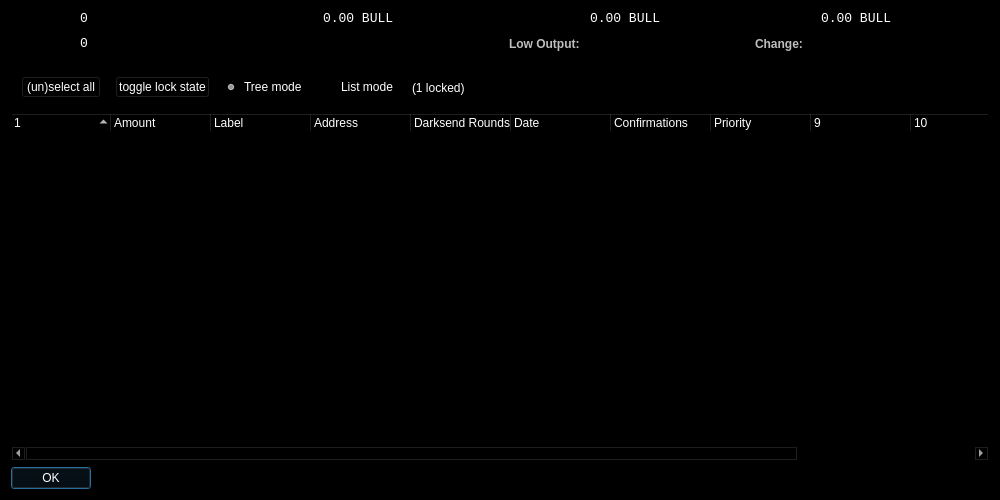
<?xml version="1.0" encoding="UTF-8"?>
<ui version="4.0">
 <class>CoinControlDialog</class>
 <widget class="QDialog" name="CoinControlDialog">
  <property name="geometry">
   <rect>
    <x>0</x>
    <y>0</y>
    <width>1000</width>
    <height>500</height>
   </rect>
  </property>
  <property name="palette">
   <palette>
    <active>
     <colorrole role="WindowText">
      <brush brushstyle="SolidPattern">
       <color alpha="255">
        <red>255</red>
        <green>255</green>
        <blue>255</blue>
       </color>
      </brush>
     </colorrole>
     <colorrole role="Button">
      <brush brushstyle="SolidPattern">
       <color alpha="255">
        <red>0</red>
        <green>0</green>
        <blue>0</blue>
       </color>
      </brush>
     </colorrole>
     <colorrole role="Light">
      <brush brushstyle="SolidPattern">
       <color alpha="255">
        <red>0</red>
        <green>0</green>
        <blue>0</blue>
       </color>
      </brush>
     </colorrole>
     <colorrole role="Midlight">
      <brush brushstyle="SolidPattern">
       <color alpha="255">
        <red>0</red>
        <green>0</green>
        <blue>0</blue>
       </color>
      </brush>
     </colorrole>
     <colorrole role="Dark">
      <brush brushstyle="SolidPattern">
       <color alpha="255">
        <red>0</red>
        <green>0</green>
        <blue>0</blue>
       </color>
      </brush>
     </colorrole>
     <colorrole role="Mid">
      <brush brushstyle="SolidPattern">
       <color alpha="255">
        <red>0</red>
        <green>0</green>
        <blue>0</blue>
       </color>
      </brush>
     </colorrole>
     <colorrole role="Text">
      <brush brushstyle="SolidPattern">
       <color alpha="255">
        <red>255</red>
        <green>255</green>
        <blue>255</blue>
       </color>
      </brush>
     </colorrole>
     <colorrole role="BrightText">
      <brush brushstyle="SolidPattern">
       <color alpha="255">
        <red>255</red>
        <green>255</green>
        <blue>255</blue>
       </color>
      </brush>
     </colorrole>
     <colorrole role="ButtonText">
      <brush brushstyle="SolidPattern">
       <color alpha="255">
        <red>255</red>
        <green>255</green>
        <blue>255</blue>
       </color>
      </brush>
     </colorrole>
     <colorrole role="Base">
      <brush brushstyle="SolidPattern">
       <color alpha="255">
        <red>0</red>
        <green>0</green>
        <blue>0</blue>
       </color>
      </brush>
     </colorrole>
     <colorrole role="Window">
      <brush brushstyle="SolidPattern">
       <color alpha="255">
        <red>0</red>
        <green>0</green>
        <blue>0</blue>
       </color>
      </brush>
     </colorrole>
     <colorrole role="Shadow">
      <brush brushstyle="SolidPattern">
       <color alpha="255">
        <red>0</red>
        <green>0</green>
        <blue>0</blue>
       </color>
      </brush>
     </colorrole>
     <colorrole role="AlternateBase">
      <brush brushstyle="SolidPattern">
       <color alpha="255">
        <red>0</red>
        <green>0</green>
        <blue>0</blue>
       </color>
      </brush>
     </colorrole>
     <colorrole role="ToolTipBase">
      <brush brushstyle="SolidPattern">
       <color alpha="255">
        <red>255</red>
        <green>255</green>
        <blue>220</blue>
       </color>
      </brush>
     </colorrole>
     <colorrole role="ToolTipText">
      <brush brushstyle="SolidPattern">
       <color alpha="255">
        <red>0</red>
        <green>0</green>
        <blue>0</blue>
       </color>
      </brush>
     </colorrole>
    </active>
    <inactive>
     <colorrole role="WindowText">
      <brush brushstyle="SolidPattern">
       <color alpha="255">
        <red>255</red>
        <green>255</green>
        <blue>255</blue>
       </color>
      </brush>
     </colorrole>
     <colorrole role="Button">
      <brush brushstyle="SolidPattern">
       <color alpha="255">
        <red>0</red>
        <green>0</green>
        <blue>0</blue>
       </color>
      </brush>
     </colorrole>
     <colorrole role="Light">
      <brush brushstyle="SolidPattern">
       <color alpha="255">
        <red>0</red>
        <green>0</green>
        <blue>0</blue>
       </color>
      </brush>
     </colorrole>
     <colorrole role="Midlight">
      <brush brushstyle="SolidPattern">
       <color alpha="255">
        <red>0</red>
        <green>0</green>
        <blue>0</blue>
       </color>
      </brush>
     </colorrole>
     <colorrole role="Dark">
      <brush brushstyle="SolidPattern">
       <color alpha="255">
        <red>0</red>
        <green>0</green>
        <blue>0</blue>
       </color>
      </brush>
     </colorrole>
     <colorrole role="Mid">
      <brush brushstyle="SolidPattern">
       <color alpha="255">
        <red>0</red>
        <green>0</green>
        <blue>0</blue>
       </color>
      </brush>
     </colorrole>
     <colorrole role="Text">
      <brush brushstyle="SolidPattern">
       <color alpha="255">
        <red>255</red>
        <green>255</green>
        <blue>255</blue>
       </color>
      </brush>
     </colorrole>
     <colorrole role="BrightText">
      <brush brushstyle="SolidPattern">
       <color alpha="255">
        <red>255</red>
        <green>255</green>
        <blue>255</blue>
       </color>
      </brush>
     </colorrole>
     <colorrole role="ButtonText">
      <brush brushstyle="SolidPattern">
       <color alpha="255">
        <red>255</red>
        <green>255</green>
        <blue>255</blue>
       </color>
      </brush>
     </colorrole>
     <colorrole role="Base">
      <brush brushstyle="SolidPattern">
       <color alpha="255">
        <red>0</red>
        <green>0</green>
        <blue>0</blue>
       </color>
      </brush>
     </colorrole>
     <colorrole role="Window">
      <brush brushstyle="SolidPattern">
       <color alpha="255">
        <red>0</red>
        <green>0</green>
        <blue>0</blue>
       </color>
      </brush>
     </colorrole>
     <colorrole role="Shadow">
      <brush brushstyle="SolidPattern">
       <color alpha="255">
        <red>0</red>
        <green>0</green>
        <blue>0</blue>
       </color>
      </brush>
     </colorrole>
     <colorrole role="AlternateBase">
      <brush brushstyle="SolidPattern">
       <color alpha="255">
        <red>0</red>
        <green>0</green>
        <blue>0</blue>
       </color>
      </brush>
     </colorrole>
     <colorrole role="ToolTipBase">
      <brush brushstyle="SolidPattern">
       <color alpha="255">
        <red>255</red>
        <green>255</green>
        <blue>220</blue>
       </color>
      </brush>
     </colorrole>
     <colorrole role="ToolTipText">
      <brush brushstyle="SolidPattern">
       <color alpha="255">
        <red>0</red>
        <green>0</green>
        <blue>0</blue>
       </color>
      </brush>
     </colorrole>
    </inactive>
    <disabled>
     <colorrole role="WindowText">
      <brush brushstyle="SolidPattern">
       <color alpha="255">
        <red>0</red>
        <green>0</green>
        <blue>0</blue>
       </color>
      </brush>
     </colorrole>
     <colorrole role="Button">
      <brush brushstyle="SolidPattern">
       <color alpha="255">
        <red>0</red>
        <green>0</green>
        <blue>0</blue>
       </color>
      </brush>
     </colorrole>
     <colorrole role="Light">
      <brush brushstyle="SolidPattern">
       <color alpha="255">
        <red>0</red>
        <green>0</green>
        <blue>0</blue>
       </color>
      </brush>
     </colorrole>
     <colorrole role="Midlight">
      <brush brushstyle="SolidPattern">
       <color alpha="255">
        <red>0</red>
        <green>0</green>
        <blue>0</blue>
       </color>
      </brush>
     </colorrole>
     <colorrole role="Dark">
      <brush brushstyle="SolidPattern">
       <color alpha="255">
        <red>0</red>
        <green>0</green>
        <blue>0</blue>
       </color>
      </brush>
     </colorrole>
     <colorrole role="Mid">
      <brush brushstyle="SolidPattern">
       <color alpha="255">
        <red>0</red>
        <green>0</green>
        <blue>0</blue>
       </color>
      </brush>
     </colorrole>
     <colorrole role="Text">
      <brush brushstyle="SolidPattern">
       <color alpha="255">
        <red>0</red>
        <green>0</green>
        <blue>0</blue>
       </color>
      </brush>
     </colorrole>
     <colorrole role="BrightText">
      <brush brushstyle="SolidPattern">
       <color alpha="255">
        <red>255</red>
        <green>255</green>
        <blue>255</blue>
       </color>
      </brush>
     </colorrole>
     <colorrole role="ButtonText">
      <brush brushstyle="SolidPattern">
       <color alpha="255">
        <red>0</red>
        <green>0</green>
        <blue>0</blue>
       </color>
      </brush>
     </colorrole>
     <colorrole role="Base">
      <brush brushstyle="SolidPattern">
       <color alpha="255">
        <red>0</red>
        <green>0</green>
        <blue>0</blue>
       </color>
      </brush>
     </colorrole>
     <colorrole role="Window">
      <brush brushstyle="SolidPattern">
       <color alpha="255">
        <red>0</red>
        <green>0</green>
        <blue>0</blue>
       </color>
      </brush>
     </colorrole>
     <colorrole role="Shadow">
      <brush brushstyle="SolidPattern">
       <color alpha="255">
        <red>0</red>
        <green>0</green>
        <blue>0</blue>
       </color>
      </brush>
     </colorrole>
     <colorrole role="AlternateBase">
      <brush brushstyle="SolidPattern">
       <color alpha="255">
        <red>0</red>
        <green>0</green>
        <blue>0</blue>
       </color>
      </brush>
     </colorrole>
     <colorrole role="ToolTipBase">
      <brush brushstyle="SolidPattern">
       <color alpha="255">
        <red>255</red>
        <green>255</green>
        <blue>220</blue>
       </color>
      </brush>
     </colorrole>
     <colorrole role="ToolTipText">
      <brush brushstyle="SolidPattern">
       <color alpha="255">
        <red>0</red>
        <green>0</green>
        <blue>0</blue>
       </color>
      </brush>
     </colorrole>
    </disabled>
   </palette>
  </property>
  <property name="windowTitle">
   <string>Coin Control</string>
  </property>
  <layout class="QVBoxLayout" name="verticalLayout">
   <item>
    <layout class="QHBoxLayout" name="horizontalLayoutTop" stretch="0,0,0,0">
     <property name="topMargin">
      <number>0</number>
     </property>
     <property name="bottomMargin">
      <number>10</number>
     </property>
     <item>
      <layout class="QFormLayout" name="formLayoutCoinControl1">
       <property name="horizontalSpacing">
        <number>10</number>
       </property>
       <property name="verticalSpacing">
        <number>10</number>
       </property>
       <property name="leftMargin">
        <number>6</number>
       </property>
       <property name="rightMargin">
        <number>6</number>
       </property>
       <item row="0" column="0">
        <widget class="QLabel" name="labelCoinControlQuantityText">
         <property name="styleSheet">
          <string notr="true">font-weight:bold;</string>
         </property>
         <property name="text">
          <string>Quantity:</string>
         </property>
        </widget>
       </item>
       <item row="0" column="1">
        <widget class="QLabel" name="labelCoinControlQuantity">
         <property name="font">
          <font>
           <family>Monospace</family>
           <pointsize>10</pointsize>
          </font>
         </property>
         <property name="cursor">
          <cursorShape>IBeamCursor</cursorShape>
         </property>
         <property name="contextMenuPolicy">
          <enum>Qt::ActionsContextMenu</enum>
         </property>
         <property name="text">
          <string notr="true">0</string>
         </property>
         <property name="textInteractionFlags">
          <set>Qt::LinksAccessibleByMouse|Qt::TextSelectableByKeyboard|Qt::TextSelectableByMouse</set>
         </property>
        </widget>
       </item>
       <item row="1" column="0">
        <widget class="QLabel" name="labelCoinControlBytesText">
         <property name="styleSheet">
          <string notr="true">font-weight:bold;</string>
         </property>
         <property name="text">
          <string>Bytes:</string>
         </property>
        </widget>
       </item>
       <item row="1" column="1">
        <widget class="QLabel" name="labelCoinControlBytes">
         <property name="font">
          <font>
           <family>Monospace</family>
           <pointsize>10</pointsize>
          </font>
         </property>
         <property name="cursor">
          <cursorShape>IBeamCursor</cursorShape>
         </property>
         <property name="contextMenuPolicy">
          <enum>Qt::ActionsContextMenu</enum>
         </property>
         <property name="text">
          <string notr="true">0</string>
         </property>
         <property name="textInteractionFlags">
          <set>Qt::LinksAccessibleByMouse|Qt::TextSelectableByKeyboard|Qt::TextSelectableByMouse</set>
         </property>
        </widget>
       </item>
      </layout>
     </item>
     <item>
      <layout class="QFormLayout" name="formLayoutCoinControl2">
       <property name="horizontalSpacing">
        <number>10</number>
       </property>
       <property name="verticalSpacing">
        <number>10</number>
       </property>
       <property name="leftMargin">
        <number>6</number>
       </property>
       <property name="rightMargin">
        <number>6</number>
       </property>
       <item row="0" column="0">
        <widget class="QLabel" name="labelCoinControlAmountText">
         <property name="styleSheet">
          <string notr="true">font-weight:bold;</string>
         </property>
         <property name="text">
          <string>Amount:</string>
         </property>
        </widget>
       </item>
       <item row="0" column="1">
        <widget class="QLabel" name="labelCoinControlAmount">
         <property name="font">
          <font>
           <family>Monospace</family>
           <pointsize>10</pointsize>
          </font>
         </property>
         <property name="cursor">
          <cursorShape>IBeamCursor</cursorShape>
         </property>
         <property name="contextMenuPolicy">
          <enum>Qt::ActionsContextMenu</enum>
         </property>
         <property name="text">
          <string notr="true">0.00 BULL</string>
         </property>
         <property name="textInteractionFlags">
          <set>Qt::LinksAccessibleByMouse|Qt::TextSelectableByKeyboard|Qt::TextSelectableByMouse</set>
         </property>
        </widget>
       </item>
       <item row="1" column="0">
        <widget class="QLabel" name="labelCoinControlPriorityText">
         <property name="styleSheet">
          <string notr="true">font-weight:bold;</string>
         </property>
         <property name="text">
          <string>Priority:</string>
         </property>
        </widget>
       </item>
       <item row="1" column="1">
        <widget class="QLabel" name="labelCoinControlPriority">
         <property name="font">
          <font>
           <family>Monospace</family>
           <pointsize>10</pointsize>
          </font>
         </property>
         <property name="cursor">
          <cursorShape>IBeamCursor</cursorShape>
         </property>
         <property name="contextMenuPolicy">
          <enum>Qt::ActionsContextMenu</enum>
         </property>
         <property name="text">
          <string/>
         </property>
         <property name="textInteractionFlags">
          <set>Qt::LinksAccessibleByMouse|Qt::TextSelectableByKeyboard|Qt::TextSelectableByMouse</set>
         </property>
        </widget>
       </item>
      </layout>
     </item>
     <item>
      <layout class="QFormLayout" name="formLayoutCoinControl3">
       <property name="horizontalSpacing">
        <number>10</number>
       </property>
       <property name="verticalSpacing">
        <number>10</number>
       </property>
       <property name="leftMargin">
        <number>6</number>
       </property>
       <property name="rightMargin">
        <number>6</number>
       </property>
       <item row="0" column="0">
        <widget class="QLabel" name="labelCoinControlFeeText">
         <property name="styleSheet">
          <string notr="true">font-weight:bold;</string>
         </property>
         <property name="text">
          <string>Fee:</string>
         </property>
        </widget>
       </item>
       <item row="0" column="1">
        <widget class="QLabel" name="labelCoinControlFee">
         <property name="font">
          <font>
           <family>Monospace</family>
           <pointsize>10</pointsize>
          </font>
         </property>
         <property name="cursor">
          <cursorShape>IBeamCursor</cursorShape>
         </property>
         <property name="contextMenuPolicy">
          <enum>Qt::ActionsContextMenu</enum>
         </property>
         <property name="text">
          <string notr="true">0.00 BULL</string>
         </property>
         <property name="textInteractionFlags">
          <set>Qt::LinksAccessibleByMouse|Qt::TextSelectableByKeyboard|Qt::TextSelectableByMouse</set>
         </property>
        </widget>
       </item>
       <item row="1" column="0">
        <widget class="QLabel" name="labelCoinControlLowOutputText">
         <property name="enabled">
          <bool>false</bool>
         </property>
         <property name="styleSheet">
          <string notr="true">font-weight:bold;</string>
         </property>
         <property name="text">
          <string>Low Output:</string>
         </property>
        </widget>
       </item>
       <item row="1" column="1">
        <widget class="QLabel" name="labelCoinControlLowOutput">
         <property name="enabled">
          <bool>false</bool>
         </property>
         <property name="font">
          <font>
           <family>Monospace</family>
           <pointsize>10</pointsize>
          </font>
         </property>
         <property name="cursor">
          <cursorShape>IBeamCursor</cursorShape>
         </property>
         <property name="contextMenuPolicy">
          <enum>Qt::ActionsContextMenu</enum>
         </property>
         <property name="text">
          <string notr="true">no</string>
         </property>
         <property name="textInteractionFlags">
          <set>Qt::LinksAccessibleByMouse|Qt::TextSelectableByKeyboard|Qt::TextSelectableByMouse</set>
         </property>
        </widget>
       </item>
      </layout>
     </item>
     <item>
      <layout class="QFormLayout" name="formLayoutCoinControl4">
       <property name="horizontalSpacing">
        <number>10</number>
       </property>
       <property name="verticalSpacing">
        <number>10</number>
       </property>
       <property name="leftMargin">
        <number>6</number>
       </property>
       <property name="rightMargin">
        <number>6</number>
       </property>
       <item row="0" column="0">
        <widget class="QLabel" name="labelCoinControlAfterFeeText">
         <property name="styleSheet">
          <string notr="true">font-weight:bold;</string>
         </property>
         <property name="text">
          <string>After Fee:</string>
         </property>
        </widget>
       </item>
       <item row="0" column="1">
        <widget class="QLabel" name="labelCoinControlAfterFee">
         <property name="font">
          <font>
           <family>Monospace</family>
           <pointsize>10</pointsize>
          </font>
         </property>
         <property name="cursor">
          <cursorShape>IBeamCursor</cursorShape>
         </property>
         <property name="contextMenuPolicy">
          <enum>Qt::ActionsContextMenu</enum>
         </property>
         <property name="text">
          <string notr="true">0.00 BULL</string>
         </property>
         <property name="textInteractionFlags">
          <set>Qt::LinksAccessibleByMouse|Qt::TextSelectableByKeyboard|Qt::TextSelectableByMouse</set>
         </property>
        </widget>
       </item>
       <item row="1" column="0">
        <widget class="QLabel" name="labelCoinControlChangeText">
         <property name="enabled">
          <bool>false</bool>
         </property>
         <property name="styleSheet">
          <string notr="true">font-weight:bold;</string>
         </property>
         <property name="text">
          <string>Change:</string>
         </property>
        </widget>
       </item>
       <item row="1" column="1">
        <widget class="QLabel" name="labelCoinControlChange">
         <property name="enabled">
          <bool>false</bool>
         </property>
         <property name="font">
          <font>
           <family>Monospace</family>
           <pointsize>10</pointsize>
          </font>
         </property>
         <property name="cursor">
          <cursorShape>IBeamCursor</cursorShape>
         </property>
         <property name="contextMenuPolicy">
          <enum>Qt::ActionsContextMenu</enum>
         </property>
         <property name="text">
          <string notr="true">0.00 BULL</string>
         </property>
         <property name="textInteractionFlags">
          <set>Qt::LinksAccessibleByMouse|Qt::TextSelectableByKeyboard|Qt::TextSelectableByMouse</set>
         </property>
        </widget>
       </item>
      </layout>
     </item>
    </layout>
   </item>
   <item>
    <widget class="QFrame" name="frame">
     <property name="minimumSize">
      <size>
       <width>0</width>
       <height>40</height>
      </size>
     </property>
     <property name="frameShape">
      <enum>QFrame::StyledPanel</enum>
     </property>
     <property name="frameShadow">
      <enum>QFrame::Sunken</enum>
     </property>
     <widget class="QWidget" name="horizontalLayoutWidget">
      <property name="geometry">
       <rect>
        <x>10</x>
        <y>0</y>
        <width>781</width>
        <height>41</height>
       </rect>
      </property>
      <layout class="QHBoxLayout" name="horizontalLayoutPanel" stretch="0,0,0,0,0,0">
       <property name="spacing">
        <number>14</number>
       </property>
       <item>
        <widget class="QPushButton" name="pushButtonSelectAll">
         <property name="sizePolicy">
          <sizepolicy hsizetype="Maximum" vsizetype="Fixed">
           <horstretch>0</horstretch>
           <verstretch>0</verstretch>
          </sizepolicy>
         </property>
         <property name="text">
          <string>(un)select all</string>
         </property>
        </widget>
       </item>
       <item>
        <widget class="QPushButton" name="pushButtonToggleLock">
         <property name="sizePolicy">
          <sizepolicy hsizetype="Maximum" vsizetype="Fixed">
           <horstretch>0</horstretch>
           <verstretch>0</verstretch>
          </sizepolicy>
         </property>
         <property name="text">
          <string>toggle lock state</string>
         </property>
         <property name="autoDefault">
          <bool>false</bool>
         </property>
        </widget>
       </item>
       <item>
        <widget class="QRadioButton" name="radioTreeMode">
         <property name="sizePolicy">
          <sizepolicy hsizetype="Maximum" vsizetype="Fixed">
           <horstretch>0</horstretch>
           <verstretch>0</verstretch>
          </sizepolicy>
         </property>
         <property name="text">
          <string>Tree mode</string>
         </property>
         <property name="checked">
          <bool>true</bool>
         </property>
        </widget>
       </item>
       <item>
        <widget class="QRadioButton" name="radioListMode">
         <property name="sizePolicy">
          <sizepolicy hsizetype="Maximum" vsizetype="Fixed">
           <horstretch>0</horstretch>
           <verstretch>0</verstretch>
          </sizepolicy>
         </property>
         <property name="text">
          <string>List mode</string>
         </property>
        </widget>
       </item>
       <item>
        <widget class="QLabel" name="labelLocked">
         <property name="text">
          <string>(1 locked)</string>
         </property>
        </widget>
       </item>
       <item>
        <spacer name="horizontalSpacer">
         <property name="orientation">
          <enum>Qt::Horizontal</enum>
         </property>
         <property name="sizeHint" stdset="0">
          <size>
           <width>40</width>
           <height>20</height>
          </size>
         </property>
        </spacer>
       </item>
      </layout>
     </widget>
    </widget>
   </item>
   <item>
    <widget class="CoinControlTreeWidget" name="treeWidget">
     <property name="contextMenuPolicy">
      <enum>Qt::CustomContextMenu</enum>
     </property>
     <property name="sortingEnabled">
      <bool>false</bool>
     </property>
     <property name="columnCount">
      <number>12</number>
     </property>
     <attribute name="headerShowSortIndicator" stdset="0">
      <bool>true</bool>
     </attribute>
     <attribute name="headerStretchLastSection">
      <bool>false</bool>
     </attribute>
     <column>
      <property name="text">
       <string/>
      </property>
     </column>
     <column>
      <property name="text">
       <string>Amount</string>
      </property>
     </column>
     <column>
      <property name="text">
       <string>Label</string>
      </property>
     </column>
     <column>
      <property name="text">
       <string>Address</string>
      </property>
     </column>
     <column>
      <property name="text">
       <string>Darksend Rounds</string>
      </property>
     </column>
     <column>
      <property name="text">
       <string>Date</string>
      </property>
     </column>
     <column>
      <property name="text">
       <string>Confirmations</string>
      </property>
      <property name="toolTip">
       <string>Confirmed</string>
      </property>
     </column>
     <column>
      <property name="text">
       <string>Priority</string>
      </property>
     </column>
     <column>
      <property name="text">
       <string/>
      </property>
     </column>
     <column>
      <property name="text">
       <string/>
      </property>
     </column>
     <column>
      <property name="text">
       <string/>
      </property>
     </column>
     <column>
      <property name="text">
       <string/>
      </property>
     </column>
    </widget>
   </item>
   <item>
    <widget class="QDialogButtonBox" name="buttonBox">
     <property name="sizePolicy">
      <sizepolicy hsizetype="Maximum" vsizetype="Fixed">
       <horstretch>0</horstretch>
       <verstretch>0</verstretch>
      </sizepolicy>
     </property>
     <property name="orientation">
      <enum>Qt::Horizontal</enum>
     </property>
     <property name="standardButtons">
      <set>QDialogButtonBox::Ok</set>
     </property>
    </widget>
   </item>
  </layout>
 </widget>
 <customwidgets>
  <customwidget>
   <class>CoinControlTreeWidget</class>
   <extends>QTreeWidget</extends>
   <header>coincontroltreewidget.h</header>
  </customwidget>
 </customwidgets>
 <resources/>
 <connections/>
</ui>
